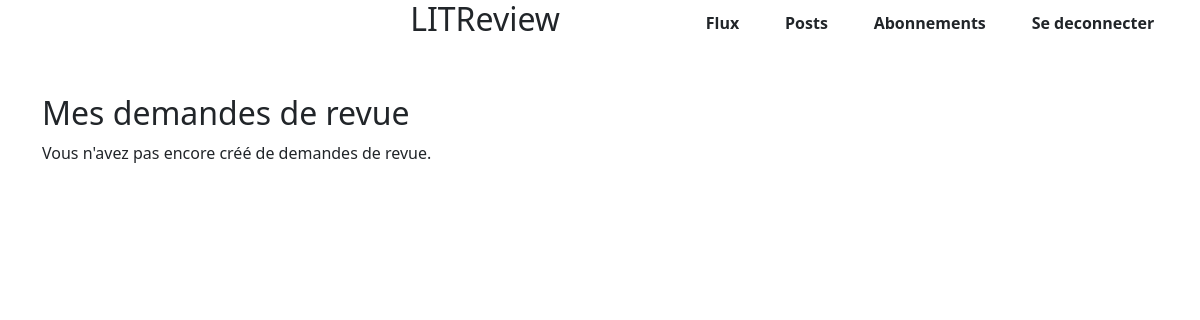
The page /posts (signed in) on the database as committed earlier.
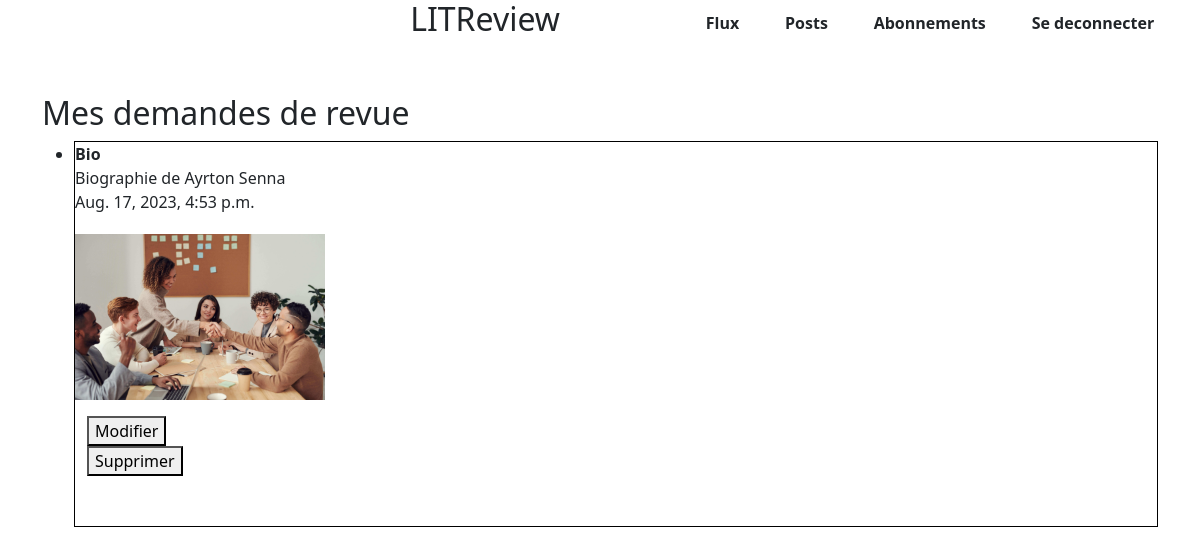
The same page on the database as committed later.
### critiques/models.py (models this page shows, shortened)
class Ticket(models.Model):
    title = models.CharField(max_length=128)
    description = models.TextField(max_length=2048, blank=True)
    image = models.ImageField(null=True, blank=True)
    time_created = models.DateTimeField(auto_now_add=True)
    user = models.ForeignKey(to=settings.AUTH_USER_MODEL, on_delete=models.CASCADE)

### critiques/views.py (the view)
# urls.py: path("posts", user_tickets, name="posts"),
@login_required
def user_tickets(request):
    user_tickets = Ticket.objects.filter(user=request.user)
    return render(request, "posts.html", {"tickets": user_tickets})

### critiques/templates/posts.html (shortened to what this page needs)
{% extends "base.html" %}
{% load static %}
{% block additional_css %}
<link rel="stylesheet" href="{% static 'critiques/css/posts.css' %}">
{% endblock %}
{% block content %}
<div class="container py-5"><h2>Mes demandes de revue</h2>
{% if tickets %}
<ul>
    {% for ticket in tickets %}
    <li>
        <strong>{{ ticket.title }}</strong><br>
        {{ ticket.description }}<br>
        {{ ticket.time_created }}<br>
        {% if ticket.image %}
        <div class="img_container">
            <img src="{{ ticket.image.url }}" alt="{{ ticket.title }}">
        </div>
        {% endif %}
        <div class="container pt-3">
            <form action="{% url 'edit_ticket' ticket.id %}" method="post">
                <button type="submit">Modifier</button>
            </form>
            <form action="{% url 'delete_ticket' ticket.id %}" method="post">
                <button type="submit">Supprimer</button>
            </form>
        </div>
    </li>
    {% endfor %}
</ul>
{% else %}
<p>Vous n'avez pas encore créé de demandes de revue.</p>
{% endif %}
</div>
{% endblock %}

Rows that differ between the two databases and show on the page:
added Ticket: title "Bio", description "Biographie de Ayrton Senna", time_created "Aug. 17, 2023, 4:53 p.m.", image (picture)
Other text that changed with them:
text no longer shown: "Vous n'avez pas encore créé de demandes de revue."
